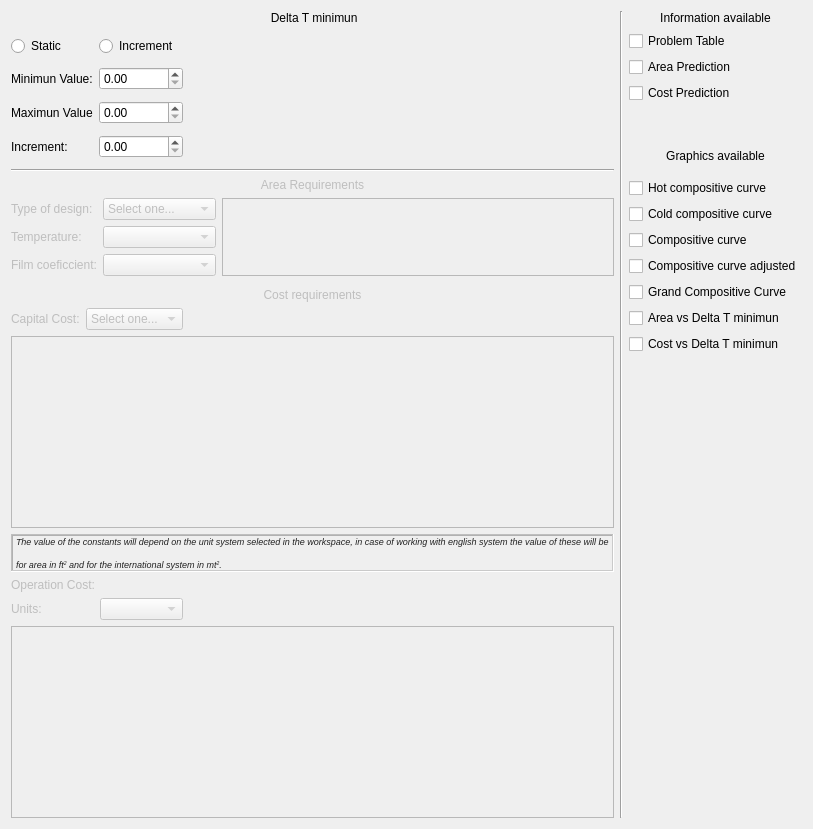
     <widget class="QWidget" name="uniform">
      <attribute name="title">
       <string>Uniform</string>
      </attribute>
      <layout class="QGridLayout" name="gridLayout_7">
       <item row="8" column="0" colspan="2">
        <layout class="QGridLayout" name="Costos">
         <item row="3" column="1" colspan="2">
          <widget class="QLabel" name="UAVISO">
           <property name="enabled">
            <bool>false</bool>
           </property>
           <property name="frameShape">
            <enum>QFrame::WinPanel</enum>
           </property>
           <property name="frameShadow">
            <enum>QFrame::Sunken</enum>
           </property>
           <property name="text">
            <string>&lt;html&gt;&lt;head/&gt;&lt;body&gt;&lt;p&gt;&lt;a name=&quot;tw-target-text&quot;/&gt;&lt;span style=&quot; font-family:'inherit'; font-size:7pt; font-style:italic; color:#212121;&quot;&gt;T&lt;/span&gt;&lt;span style=&quot; font-family:'inherit'; font-size:7pt; font-style:italic; color:#212121;&quot;&gt;he value of the constants will depend on the unit system selected in the workspace, in case of working with english system the value of these will be&lt;/span&gt;&lt;/p&gt;&lt;p align=&quot;justify&quot;&gt;&lt;span style=&quot; font-family:'inherit'; font-size:7pt; font-style:italic; color:#212121;&quot;&gt;for area in ft&lt;/span&gt;&lt;span style=&quot; font-family:'inherit'; font-size:7pt; font-style:italic; color:#212121; vertical-align:super;&quot;&gt;2&lt;/span&gt;&lt;span style=&quot; font-family:'inherit'; font-size:7pt; font-style:italic; color:#212121;&quot;&gt; and for the international system in mt&lt;/span&gt;&lt;span style=&quot; font-family:'inherit'; font-size:7pt; font-style:italic; color:#212121; vertical-align:super;&quot;&gt;2&lt;/span&gt;&lt;span style=&quot; font-family:'inherit'; font-size:7pt; font-style:italic; color:#212121;&quot;&gt;.&lt;/span&gt;&lt;/p&gt;&lt;/body&gt;&lt;/html&gt;</string>
           </property>
          </widget>
         </item>
         <item row="4" column="1" colspan="2">
          <widget class="QLabel" name="Utext8">
           <property name="enabled">
            <bool>false</bool>
           </property>
           <property name="text">
            <string>Operation Cost:</string>
           </property>
          </widget>
         </item>
         <item row="2" column="1" colspan="2">
          <widget class="QTableWidget" name="UtableCapital">
           <property name="enabled">
            <bool>false</bool>
           </property>
          </widget>
         </item>
         <item row="6" column="1" colspan="2">
          <widget class="QTableWidget" name="UtableOperation">
           <property name="enabled">
            <bool>false</bool>
           </property>
          </widget>
         </item>
         <item row="5" column="1">
          <layout class="QGridLayout" name="gridLayout_4">
           <item row="0" column="1">
            <widget class="QComboBox" name="Ucapital_units">
             <property name="enabled">
              <bool>false</bool>
             </property>
            </widget>
           </item>
           <item row="0" column="0">
            <widget class="QLabel" name="U_unitsoperation">
             <property name="enabled">
              <bool>false</bool>
             </property>
             <property name="text">
              <string>Units:</string>
             </property>
            </widget>
           </item>
          </layout>
         </item>
         <item row="5" column="2">
          <spacer name="horizontalSpacer_7">
           <property name="orientation">
            <enum>Qt::Horizontal</enum>
           </property>
           <property name="sizeHint" stdset="0">
            <size>
             <width>40</width>
             <height>20</height>
            </size>
           </property>
          </spacer>
         </item>
         <item row="0" column="2">
          <spacer name="horizontalSpacer_3">
           <property name="orientation">
            <enum>Qt::Horizontal</enum>
           </property>
           <property name="sizeType">
            <enum>QSizePolicy::Ignored</enum>
           </property>
           <property name="sizeHint" stdset="0">
            <size>
             <width>40</width>
             <height>20</height>
            </size>
           </property>
          </spacer>
         </item>
         <item row="0" column="1">
          <layout class="QGridLayout" name="Capitalcost">
           <item row="0" column="0">
            <widget class="QLabel" name="Utext6">
             <property name="enabled">
              <bool>false</bool>
             </property>
             <property name="text">
              <string>Capital Cost:</string>
             </property>
            </widget>
           </item>
           <item row="0" column="1">
            <widget class="QComboBox" name="UFCapcomboBox">
             <property name="enabled">
              <bool>false</bool>
             </property>
             <item>
              <property name="text">
               <string>Select one...</string>
              </property>
             </item>
             <item>
              <property name="text">
               <string>a+b*(A)^c   </string>
              </property>
             </item>
             <item>
              <property name="text">
               <string>b*(A)^c  </string>
              </property>
             </item>
            </widget>
           </item>
          </layout>
         </item>
        </layout>
       </item>
       <item row="1" column="3">
        <layout class="QGridLayout" name="checkboxesinfo">
         <item row="2" column="0">
          <widget class="QCheckBox" name="UCP">
           <property name="text">
            <string>Cost Prediction</string>
           </property>
          </widget>
         </item>
         <item row="1" column="0">
          <widget class="QCheckBox" name="UAP">
           <property name="text">
            <string>Area Prediction</string>
           </property>
          </widget>
         </item>
         <item row="0" column="0">
          <widget class="QCheckBox" name="UPT">
           <property name="text">
            <string>Problem Table</string>
           </property>
          </widget>
         </item>
         <item row="3" column="0">
          <spacer name="verticalSpacer_3">
           <property name="orientation">
            <enum>Qt::Vertical</enum>
           </property>
           <property name="sizeHint" stdset="0">
            <size>
             <width>20</width>
             <height>40</height>
            </size>
           </property>
          </spacer>
         </item>
        </layout>
       </item>
       <item row="0" column="3">
        <layout class="QVBoxLayout" name="InfoAvaHeader">
         <item>
          <widget class="QLabel" name="Utext2">
           <property name="text">
            <string>Information available</string>
           </property>
           <property name="alignment">
            <set>Qt::AlignCenter</set>
           </property>
          </widget>
         </item>
        </layout>
       </item>
       <item row="4" column="3" rowspan="5">
        <layout class="QGridLayout" name="checkbovesgrap">
         <item row="0" column="0">
          <widget class="QCheckBox" name="UHCC">
           <property name="text">
            <string>Hot compositive curve</string>
           </property>
          </widget>
         </item>
         <item row="5" column="0">
          <widget class="QCheckBox" name="UADTM">
           <property name="text">
            <string>Area vs Delta T minimun</string>
           </property>
          </widget>
         </item>
         <item row="6" column="0">
          <widget class="QCheckBox" name="UCDTM">
           <property name="text">
            <string>Cost vs Delta T minimun</string>
           </property>
          </widget>
         </item>
         <item row="1" column="0">
          <widget class="QCheckBox" name="UCCC">
           <property name="text">
            <string>Cold compositive curve</string>
           </property>
          </widget>
         </item>
         <item row="4" column="0">
          <widget class="QCheckBox" name="UGCC">
           <property name="text">
            <string>Grand Compositive Curve</string>
           </property>
          </widget>
         </item>
         <item row="2" column="0">
          <widget class="QCheckBox" name="UCC">
           <property name="text">
            <string>Compositive curve</string>
           </property>
          </widget>
         </item>
         <item row="3" column="0">
          <widget class="QCheckBox" name="UCCA">
           <property name="text">
            <string>Compositive curve adjusted</string>
           </property>
          </widget>
         </item>
         <item row="7" column="0">
          <spacer name="verticalSpacer_4">
           <property name="orientation">
            <enum>Qt::Vertical</enum>
           </property>
           <property name="sizeHint" stdset="0">
            <size>
             <width>20</width>
             <height>40</height>
            </size>
           </property>
          </spacer>
         </item>
        </layout>
       </item>
       <item row="0" column="0" colspan="2">
        <layout class="QVBoxLayout" name="DeltaHeader">
         <item>
          <widget class="QLabel" name="Utext1">
           <property name="text">
            <string> Delta T minimun</string>
           </property>
           <property name="alignment">
            <set>Qt::AlignCenter</set>
           </property>
          </widget>
         </item>
        </layout>
       </item>
       <item row="2" column="3">
        <layout class="QVBoxLayout" name="GraphiHeader">
         <item>
          <widget class="QLabel" name="Utext5">
           <property name="text">
            <string>Graphics available</string>
           </property>
           <property name="alignment">
            <set>Qt::AlignCenter</set>
           </property>
          </widget>
         </item>
        </layout>
       </item>
       <item row="1" column="0" rowspan="2" colspan="2">
        <layout class="QGridLayout" name="Static_Increment">
         <item row="0" column="1">
          <widget class="QRadioButton" name="IncrementradioButton">
           <property name="text">
            <string>Increment</string>
           </property>
          </widget>
         </item>
         <item row="1" column="1">
          <widget class="QDoubleSpinBox" name="Minimun">
           <property name="enabled">
            <bool>true</bool>
           </property>
           <property name="maximum">
            <double>999999999.990000009536743</double>
           </property>
          </widget>
         </item>
         <item row="2" column="1">
          <widget class="QDoubleSpinBox" name="Maximun">
           <property name="maximum">
            <double>999999999.990000009536743</double>
           </property>
          </widget>
         </item>
         <item row="2" column="0">
          <widget class="QLabel" name="Utext10">
           <property name="text">
            <string>Maximun Value</string>
           </property>
          </widget>
         </item>
         <item row="0" column="0">
          <widget class="QRadioButton" name="StaticradioButton">
           <property name="text">
            <string>Static </string>
           </property>
          </widget>
         </item>
         <item row="3" column="1">
          <widget class="QDoubleSpinBox" name="Increment">
           <property name="decimals">
            <number>2</number>
           </property>
           <property name="maximum">
            <double>999999999.990000009536743</double>
           </property>
          </widget>
         </item>
         <item row="3" column="0">
          <widget class="QLabel" name="Utext11">
           <property name="text">
            <string>Increment:</string>
           </property>
          </widget>
         </item>
         <item row="1" column="0">
          <widget class="QLabel" name="Utext9">
           <property name="enabled">
            <bool>true</bool>
           </property>
           <property name="text">
            <string>Minimun Value:</string>
           </property>
           <property name="alignment">
            <set>Qt::AlignLeading|Qt::AlignLeft|Qt::AlignVCenter</set>
           </property>
          </widget>
         </item>
         <item row="1" column="2" rowspan="3">
          <spacer name="verticalSpacer_5">
           <property name="orientation">
            <enum>Qt::Vertical</enum>
           </property>
           <property name="sizeType">
            <enum>QSizePolicy::Ignored</enum>
           </property>
           <property name="sizeHint" stdset="0">
            <size>
             <width>20</width>
             <height>40</height>
            </size>
           </property>
          </spacer>
         </item>
         <item row="0" column="2">
          <spacer name="horizontalSpacer_4">
           <property name="orientation">
            <enum>Qt::Horizontal</enum>
           </property>
           <property name="sizeHint" stdset="0">
            <size>
             <width>40</width>
             <height>20</height>
            </size>
           </property>
          </spacer>
         </item>
        </layout>
       </item>
       <item row="3" column="0" colspan="2">
        <widget class="Line" name="line">
         <property name="orientation">
          <enum>Qt::Horizontal</enum>
         </property>
        </widget>
       </item>
       <item row="0" column="2" rowspan="9">
        <widget class="Line" name="line_2">
         <property name="orientation">
          <enum>Qt::Vertical</enum>
         </property>
        </widget>
       </item>
       <item row="4" column="0" colspan="2">
        <layout class="QVBoxLayout" name="AreaHeader">
         <item>
          <widget class="QLabel" name="Utext4">
           <property name="enabled">
            <bool>false</bool>
           </property>
           <property name="text">
            <string>Area Requirements</string>
           </property>
           <property name="alignment">
            <set>Qt::AlignCenter</set>
           </property>
          </widget>
         </item>
        </layout>
       </item>
       <item row="5" column="0" colspan="2">
        <layout class="QGridLayout" name="gridLayout_5">
         <item row="0" column="0">
          <layout class="QGridLayout" name="gridLayout_6">
           <item row="0" column="1">
            <widget class="QComboBox" name="UTodcomboBox">
             <property name="enabled">
              <bool>false</bool>
             </property>
             <property name="sizePolicy">
              <sizepolicy hsizetype="Fixed" vsizetype="Fixed">
               <horstretch>0</horstretch>
               <verstretch>0</verstretch>
              </sizepolicy>
             </property>
             <item>
              <property name="text">
               <string>Select one...</string>
              </property>
             </item>
             <item>
              <property name="text">
               <string>Countercurrent</string>
              </property>
             </item>
             <item>
              <property name="text">
               <string>Cocurrent</string>
              </property>
             </item>
            </widget>
           </item>
           <item row="0" column="0">
            <widget class="QLabel" name="Utext7">
             <property name="enabled">
              <bool>false</bool>
             </property>
             <property name="sizePolicy">
              <sizepolicy hsizetype="Fixed" vsizetype="Preferred">
               <horstretch>0</horstretch>
               <verstretch>0</verstretch>
              </sizepolicy>
             </property>
             <property name="text">
              <string>Type of design:</string>
             </property>
            </widget>
           </item>
           <item row="1" column="1">
            <widget class="QComboBox" name="Uunits_temp">
             <property name="enabled">
              <bool>false</bool>
             </property>
             <property name="sizePolicy">
              <sizepolicy hsizetype="Preferred" vsizetype="Fixed">
               <horstretch>0</horstretch>
               <verstretch>0</verstretch>
              </sizepolicy>
             </property>
            </widget>
           </item>
           <item row="1" column="0">
            <widget class="QLabel" name="UText20">
             <property name="enabled">
              <bool>false</bool>
             </property>
             <property name="sizePolicy">
              <sizepolicy hsizetype="Fixed" vsizetype="Preferred">
               <horstretch>0</horstretch>
               <verstretch>0</verstretch>
              </sizepolicy>
             </property>
             <property name="text">
              <string>Temperature:</string>
             </property>
            </widget>
           </item>
           <item row="2" column="0">
            <widget class="QLabel" name="UText21">
             <property name="enabled">
              <bool>false</bool>
             </property>
             <property name="sizePolicy">
              <sizepolicy hsizetype="Fixed" vsizetype="Preferred">
               <horstretch>0</horstretch>
               <verstretch>0</verstretch>
              </sizepolicy>
             </property>
             <property name="text">
              <string>Film coeficcient:</string>
             </property>
            </widget>
           </item>
           <item row="2" column="1">
            <widget class="QComboBox" name="Uunits_film">
             <property name="enabled">
              <bool>false</bool>
             </property>
             <property name="sizePolicy">
              <sizepolicy hsizetype="Preferred" vsizetype="Fixed">
               <horstretch>0</horstretch>
               <verstretch>0</verstretch>
              </sizepolicy>
             </property>
            </widget>
           </item>
           <item row="0" column="2" rowspan="3">
            <widget class="QTableWidget" name="services">
             <property name="enabled">
              <bool>false</bool>
             </property>
            </widget>
           </item>
          </layout>
         </item>
        </layout>
       </item>
       <item row="7" column="0" colspan="2">
        <layout class="QVBoxLayout" name="CostHeader">
         <item>
          <widget class="QLabel" name="Utext3">
           <property name="enabled">
            <bool>false</bool>
           </property>
           <property name="text">
            <string>Cost requirements</string>
           </property>
           <property name="alignment">
            <set>Qt::AlignCenter</set>
           </property>
          </widget>
         </item>
        </layout>
       </item>
      </layout>
     </widget>
